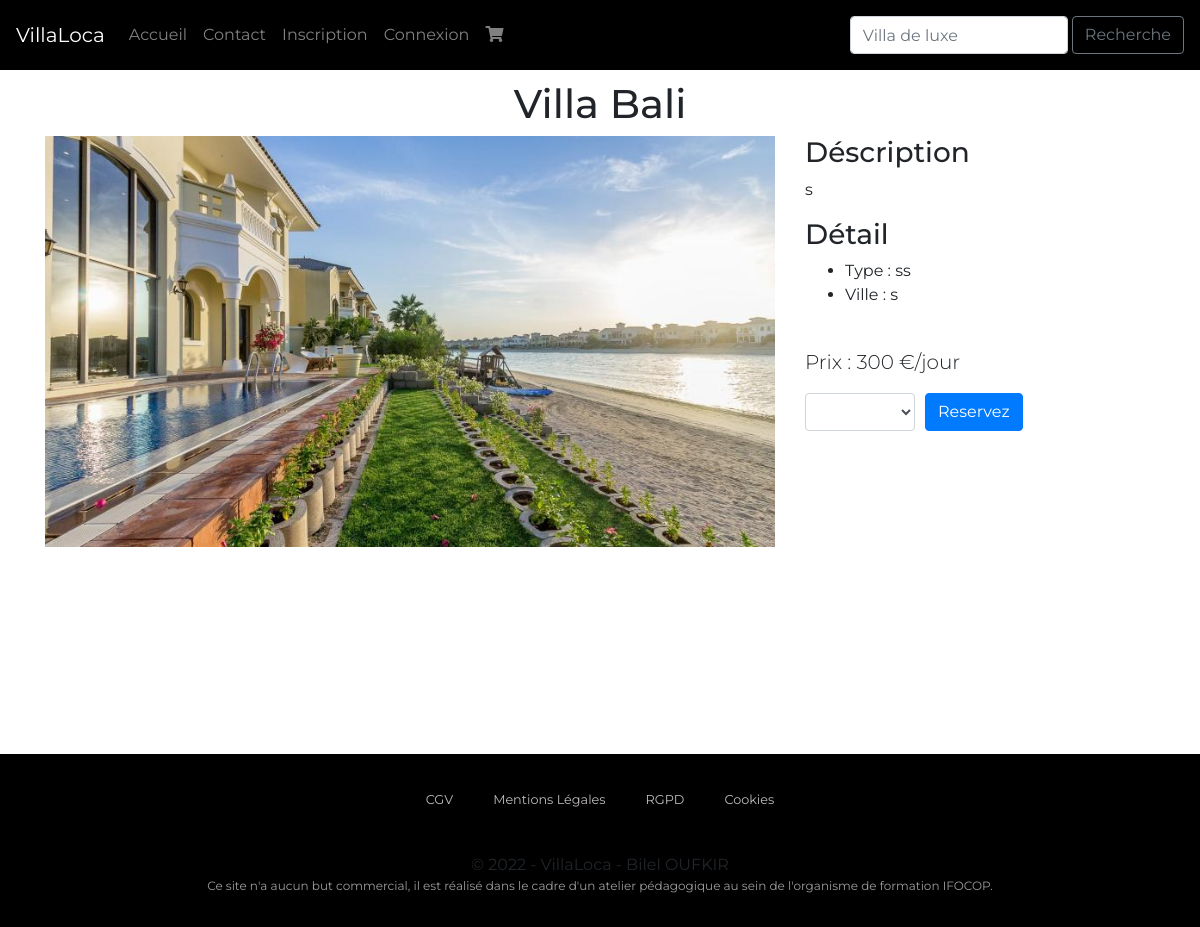
/fiche_villa.php?id_villa=22, run on the app's committed database.
### tables this page shows
CREATE TABLE IF NOT EXISTS `villa` (
  `id_villa` int(11) NOT NULL AUTO_INCREMENT,
  `id_agence` int(3) NOT NULL,
  `titre` varchar(200) NOT NULL,
  `marque` varchar(50) NOT NULL,
  `modele` varchar(50) NOT NULL,
  `description` text NOT NULL,
  `photo` varchar(200) NOT NULL,
  `prix_journalier` int(3) NOT NULL,
  PRIMARY KEY (`id_villa`),
  KEY `id_agence` (`id_agence`)
);

### inc/functions.php (called while the page is built, shortened)
<?php
function execRequete($req,$params=array()){
  global $pdo;
  $r = $pdo->prepare($req);
  if ( !empty($params) ){
    foreach($params as $key => $value){
      $params[$key] = htmlspecialchars($value,ENT_QUOTES);
      $r->bindValue($key,$params[$key],PDO::PARAM_STR);
    }
  }
  $r->execute();
  return $r;
}

### fiche_villa.php (the view, shortened to what this page needs)
<?php
$resultat = execRequete("SELECT * FROM villa WHERE id_villa=:id_villa",array('id_villa' => $_GET['id_villa']));
$villa = $resultat->fetch();
require_once('inc/header.php');
?>
<div class="row">
<div class="col">
<h1 class="page-header text-center"><?= $villa['titre']?></h1>
<div class="row">
<div class="col-8">
<img class="img-fluid" src="<?= URL . 'photo/' . $villa['photo'] ?>" alt="<?= $villa['titre']?>">
</div>
<div class="col-4">
<h3>Déscription</h3>
<p><?= $villa['description']?></p>
<h3>Détail</h3>
<ul>
<li>Type : <?= $villa['marque'] ?></li>
<li>Ville : <?= $villa['modele'] ?></li>
</ul><br>
<p class="lead">Prix : <?= $villa['prix_journalier']?> €/jour</p>
    <form action="panier.php" method="post">
    <div class="form-row">
    <div class="form-group col-4">
    <select name="quantite" class="form-control">
    </select>
    </div>
    <div class="form-group col-4">
    <input type="submit" name="ajout_panier" value="Reservez" class="btn btn-primary">
    </div>
    </div>
    </form>
    </div>
    </div>
    </div>
    </div>
<?php
require_once('inc/footer.php');

### inc/css/style.css (style rules this page uses)
body { padding:80px 0 0 0; margin: 0; font-family: 'Montserrat', sans-serif; }

### data on the page
villa: titre "Villa Bali", photo+titre (picture), description "s", marque "ss", modele "s", prix_journalier "300"
